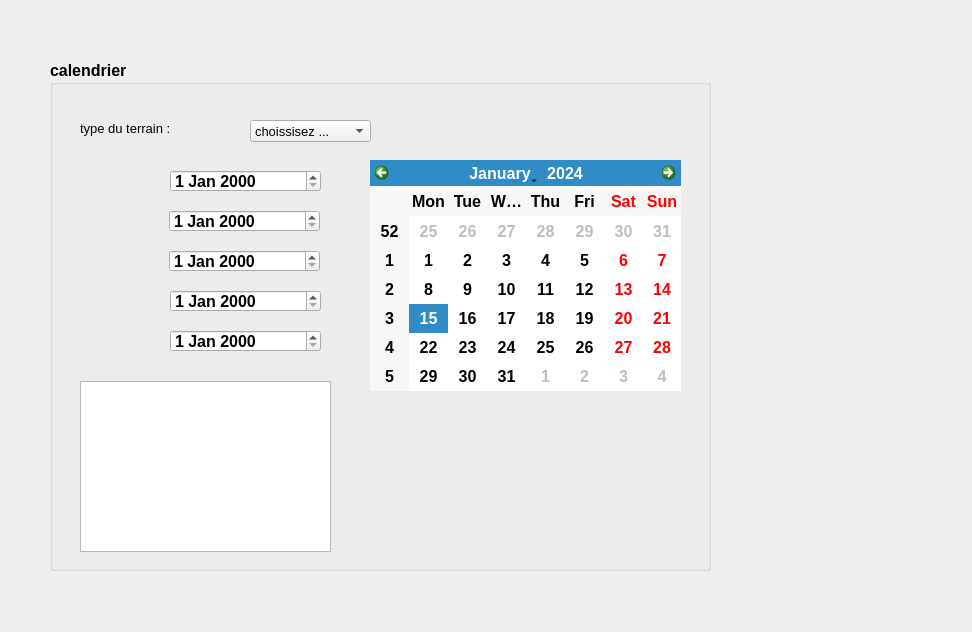
<?xml version="1.0" encoding="UTF-8"?>
<ui version="4.0">
 <class>Form</class>
 <widget class="QWidget" name="Form">
  <property name="geometry">
   <rect>
    <x>0</x>
    <y>0</y>
    <width>972</width>
    <height>632</height>
   </rect>
  </property>
  <property name="windowTitle">
   <string>Form</string>
  </property>
  <widget class="QGroupBox" name="groupBox">
   <property name="geometry">
    <rect>
     <x>50</x>
     <y>60</y>
     <width>661</width>
     <height>511</height>
    </rect>
   </property>
   <property name="font">
    <font>
     <pointsize>12</pointsize>
     <weight>75</weight>
     <bold>true</bold>
    </font>
   </property>
   <property name="title">
    <string>calendrier </string>
   </property>
   <widget class="QLabel" name="label">
    <property name="geometry">
     <rect>
      <x>30</x>
      <y>60</y>
      <width>131</width>
      <height>16</height>
     </rect>
    </property>
    <property name="font">
     <font>
      <pointsize>10</pointsize>
      <weight>50</weight>
      <bold>false</bold>
     </font>
    </property>
    <property name="text">
     <string>type du terrain :</string>
    </property>
   </widget>
   <widget class="QComboBox" name="comboBox">
    <property name="geometry">
     <rect>
      <x>200</x>
      <y>60</y>
      <width>121</width>
      <height>22</height>
     </rect>
    </property>
    <property name="font">
     <font>
      <pointsize>10</pointsize>
      <weight>50</weight>
      <bold>false</bold>
     </font>
    </property>
    <item>
     <property name="text">
      <string>choissisez ...</string>
     </property>
    </item>
    <item>
     <property name="text">
      <string>terrain foot</string>
     </property>
    </item>
    <item>
     <property name="text">
      <string>terrain basketball</string>
     </property>
    </item>
    <item>
     <property name="text">
      <string>piscine</string>
     </property>
    </item>
   </widget>
   <widget class="QDateEdit" name="date">
    <property name="geometry">
     <rect>
      <x>120</x>
      <y>110</y>
      <width>151</width>
      <height>22</height>
     </rect>
    </property>
   </widget>
   <widget class="QDateEdit" name="dateEdit">
    <property name="geometry">
     <rect>
      <x>119</x>
      <y>150</y>
      <width>151</width>
      <height>22</height>
     </rect>
    </property>
   </widget>
   <widget class="QDateEdit" name="dateEdit_2">
    <property name="geometry">
     <rect>
      <x>119</x>
      <y>190</y>
      <width>151</width>
      <height>22</height>
     </rect>
    </property>
   </widget>
   <widget class="QDateEdit" name="dateEdit_3">
    <property name="geometry">
     <rect>
      <x>120</x>
      <y>230</y>
      <width>151</width>
      <height>22</height>
     </rect>
    </property>
   </widget>
   <widget class="QDateEdit" name="dateEdit_4">
    <property name="geometry">
     <rect>
      <x>120</x>
      <y>270</y>
      <width>151</width>
      <height>22</height>
     </rect>
    </property>
   </widget>
   <widget class="QCalendarWidget" name="calendarWidget">
    <property name="geometry">
     <rect>
      <x>320</x>
      <y>100</y>
      <width>311</width>
      <height>231</height>
     </rect>
    </property>
   </widget>
   <widget class="QListView" name="listView">
    <property name="geometry">
     <rect>
      <x>30</x>
      <y>321</y>
      <width>251</width>
      <height>171</height>
     </rect>
    </property>
   </widget>
  </widget>
 </widget>
 <resources/>
 <connections/>
</ui>
